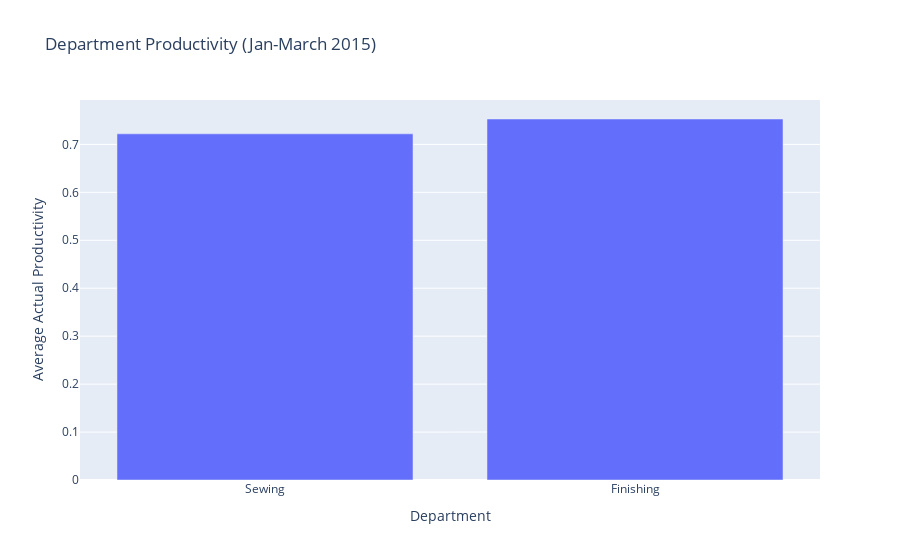

This figure's notebook cell:
### Code cell
ordered_depts = ['Sewing','Finishing']
dept_productivity['to_sort']=dept_productivity['department'].apply(lambda x:ordered_depts.index(x))
dept_productivity = dept_productivity.sort_values('to_sort')

fig = go.Figure(go.Bar(x=dept_productivity['department'],y=dept_productivity['AVE_PRODUCTIVITY']))

fig.update_layout(title = 'Department Productivity (Jan-March 2015)', xaxis_title = 'Department', yaxis_title = 'Average Actual Productivity', barmode='group')
fig.show()

### Figure 1 — Plotly figure (JSON) as saved in the notebook; plotly's stock layout.template omitted (floating-point values rounded to 4 significant figures)
{"data": [{"type": "bar", "x": ["Sewing", "Finishing"], "y": [0.722, 0.753]}], "layout": {"barmode": "group", "title": {"text": "Department Productivity (Jan-March 2015)"}, "xaxis": {"title": {"text": "Department"}}, "yaxis": {"title": {"text": "Average Actual Productivity"}}}}
